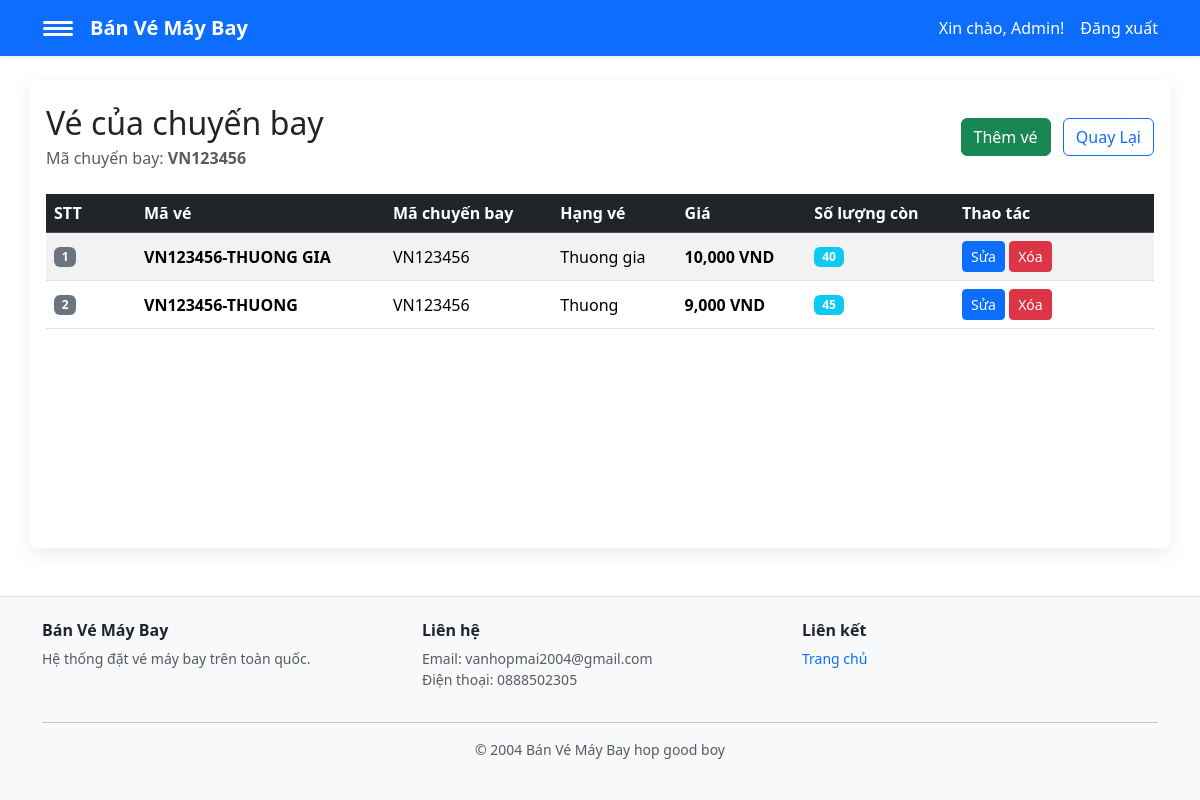
/banvemaybay/admin/flights/tickets?id=15 (signed in), run on the app's committed database.
### tables this page shows
CREATE TABLE `chuyen_bay` (
  `id` int(11) NOT NULL,
  `so_hieu` varchar(50) NOT NULL,
  `noi_di` varchar(100) NOT NULL,
  `noi_den` varchar(100) NOT NULL,
  `gio_khoi_hanh` datetime NOT NULL,
  `gio_ha_canh` datetime NOT NULL,
  `gia_thuong` decimal(10,2) NOT NULL,
  `gia_thuong_gia` decimal(10,2) NOT NULL,
  `ghe_con` int(11) NOT NULL DEFAULT 0,
  `may_bay_id` int(11) DEFAULT NULL,
  `tao_luc` timestamp NOT NULL DEFAULT current_timestamp()
);

CREATE TABLE `ve` (
  `id` int(11) NOT NULL,
  `ma_ve` varchar(50) NOT NULL,
  `chuyen_bay_id` int(11) NOT NULL,
  `hang_ve` enum('Thuong','Thuong gia') NOT NULL DEFAULT 'Thuong',
  `gia` decimal(10,2) NOT NULL,
  `so_luong_con` int(11) NOT NULL DEFAULT 0,
  `tao_luc` timestamp NOT NULL DEFAULT current_timestamp()
);

### app/Helpers/helpers.php (called while the page is built, shortened)
<?php
$config = require __DIR__ . '/../../config/app.php';
function duongDan(string $path = ''): string {
    global $config;
    $base = rtrim($config['base_path'], '/');
    $path = '/' . ltrim($path, '/');
    return $base . $path;
}
function base_url(string $path = ''): string { return duongDan($path); }
function view_shared_data(): array {
    $user = $_SESSION['user'] ?? null;
    $isLoggedIn = !empty($user);
    $isAdmin = $isLoggedIn && (($user['vai_tro'] ?? '') === 'admin');
    return [
        'currentUser' => $user,
        'isLoggedIn' => $isLoggedIn,
        'isAdmin' => $isAdmin,
        'currentUserName' => $isLoggedIn ? (string)($user['ten'] ?? '') : '',
        'currentUserEmail' => $isLoggedIn ? (string)($user['email'] ?? '') : '',
    ];
}
function view(string $template, array $data = []): void {
    $data = array_merge(view_shared_data(), $data);
    extract($data, EXTR_SKIP);
    $viewFile = __DIR__ . '/../Views/' . $template . '.php';
    require $viewFile;
}

### app/Controllers/AdminController.php (called while the page is built, shortened)
<?php
require_once __DIR__ . '/../Helpers/helpers.php';
require_once __DIR__ . '/../Models/Flight.php';
require_once __DIR__ . '/../Models/User.php';
require_once __DIR__ . '/../Models/Ticket.php';
class AdminController {
    public function flightTickets(): void {
      $id = (int)($_GET['id'] ?? 0);
      $flight = Flight::find($id);
      $tickets = Ticket::byFlightId($id);
      view('admin/flight_tickets', compact('flight', 'tickets', 'q'));
    }
}

### app/Models/Flight.php (called while the page is built, shortened)
<?php
require_once __DIR__ . '/../Helpers/helpers.php';
class Flight {
    public static function find(int $id): ?array {
        global $mysqli;
        $stmt = $mysqli->prepare('SELECT * FROM chuyen_bay WHERE id=? LIMIT 1');
        $stmt->bind_param('i', $id);
        $stmt->execute();
        $res = $stmt->get_result();
        return $res ? $res->fetch_assoc() : null;
    }
}

### config/app.php (called while the page is built)
<?php
return [
    'db' => [
        'host' => '127.0.0.1',
        'user' => 'root',
        'pass' => '',
        'name' => 'banvemaybay',
    ],
    'base_path' => '/banvemaybay',
];

### app/Models/Ticket.php (called while the page is built, shortened)
<?php
require_once __DIR__ . '/../Helpers/helpers.php';
class Ticket {
    public static function byFlightId(int $flightId): array {
        global $mysqli;
        $stmt = $mysqli->prepare(
            'SELECT v.id, v.ma_ve, cb.so_hieu AS ma_chuyen_bay, v.hang_ve, v.gia, v.so_luong_con '
            . 'FROM ve v '
            . 'JOIN chuyen_bay cb ON v.chuyen_bay_id = cb.id '
            . 'WHERE v.chuyen_bay_id = ? '
            . 'ORDER BY v.id DESC'
        );
        $stmt->bind_param('i', $flightId);
        $stmt->execute();
        $res = $stmt->get_result();
        return $res ? $res->fetch_all(MYSQLI_ASSOC) : [];
    }
}

### app/Views/admin/flight_tickets.php (the view, shortened to what this page needs)
<?php require_once __DIR__ . '/../partials/navbar.php'; ?>
<!doctype html>
<html>
<head>
  <link href="https://cdn.jsdelivr.net/npm/bootstrap@5.3.2/dist/css/bootstrap.min.css" rel="stylesheet">
</head>
<body class="admin-bg">
<div class="container-lg py-4 page-wrap">
  <div class="d-flex justify-content-between align-items-center mb-4">
    <div>
      <h2 class="mb-1">Vé của chuyến bay</h2>
      <div class="text-muted">Mã chuyến bay: <strong><?=htmlspecialchars($flight['so_hieu'] ?? '')?></strong></div>
    </div>
    <div>
      <a href="<?=base_url('/admin/flights/tickets/create')?>?flight_id=<?=$flight['id']?><?=!empty($q) ? '&q=' . urlencode($q) : ''?>" class="btn btn-success me-2">
        <i class="bi bi-plus-circle"></i> Thêm vé
      </a>
      <a href="<?=base_url('/admin/flights')?><?=!empty($q) ? ('?q=' . urlencode($q)) : ''?>" class="btn btn-outline-primary">
        <i class="bi bi-arrow-left"></i> Quay Lại
      </a>
    </div>
  </div>
  <div class="table-responsive">
    <table class="table table-hover table-striped align-middle">
      <thead class="table-dark">
        <tr>
          <th style="width: 90px;">STT</th>
          <th>Mã vé</th>
          <th>Mã chuyến bay</th>
          <th>Hạng vé</th>
          <th>Giá</th>
          <th>Số lượng còn</th>
          <th style="width: 200px;">Thao tác</th>
        </tr>
      </thead>
      <tbody>
        <?php if (empty($tickets)): ?>
          <tr>
            <td colspan="6" class="text-center">
              Chưa có vé cho chuyến bay này.
            </td>
          </tr>
        <?php else: $stt = 1; foreach ($tickets as $row): ?>
          <tr>
            <td><span class="badge bg-secondary"><?=$stt++?></span></td>
            <td><strong><?=htmlspecialchars($row['ma_ve'])?></strong></td>
            <td><?=htmlspecialchars($row['ma_chuyen_bay'] ?? ($flight['so_hieu'] ?? ''))?></td>
            <td><?=htmlspecialchars($row['hang_ve'])?></td>
            <td><strong><?=number_format((float)$row['gia'], 0)?> VND</strong></td>
            <td><span class="badge bg-info"><?=htmlspecialchars((string)$row['so_luong_con'])?></span></td>
            <td>
              <a class="btn btn-sm btn-primary" href="<?=base_url('/admin/flights/tickets/edit')?>?ticket_id=<?=$row['id']?><?=!empty($q) ? '&q=' . urlencode($q) : ''?>">
                <i class="bi bi-pencil"></i> Sửa
              </a>
              <a class="btn btn-sm btn-danger" href="<?=base_url('/admin/flights/tickets')?>?id=<?=$flight['id']?>&delete=<?=$row['id']?><?=!empty($q) ? '&q=' . urlencode($q) : ''?>" onclick="return confirm('Xóa vé này?')">
                <i class="bi bi-trash"></i> Xóa
              </a>
            </td>
          </tr>
        <?php endforeach; endif; ?>
      </tbody>
    </table>
  </div>
</div>
<?php require_once __DIR__ . '/../partials/footer.php'; ?>
</body>
</html>

### app/Views/partials/footer.php (style rules this page uses)
html, body { height: 100%; }
body { min-height: 100vh; display: flex; flex-direction: column; }
body > .container, body > .container-fluid, body > .container-sm, body > .container-md, body > .container-lg, body > .container-xl, body > .container-xxl { flex: 1 0 auto; }

### data on the page
chuyen_bay: so_hieu "VN123456"
ve: ma_ve "VN123456-THUONG GIA", chuyen_bay.so_hieu "VN123456", hang_ve "Thuong gia", gia "10,000", so_luong_con "40"
ve: ma_ve "VN123456-THUONG", chuyen_bay.so_hieu "VN123456", hang_ve "Thuong", gia "9,000", so_luong_con "45"

### other printed values
$currentUserName "Admin"
